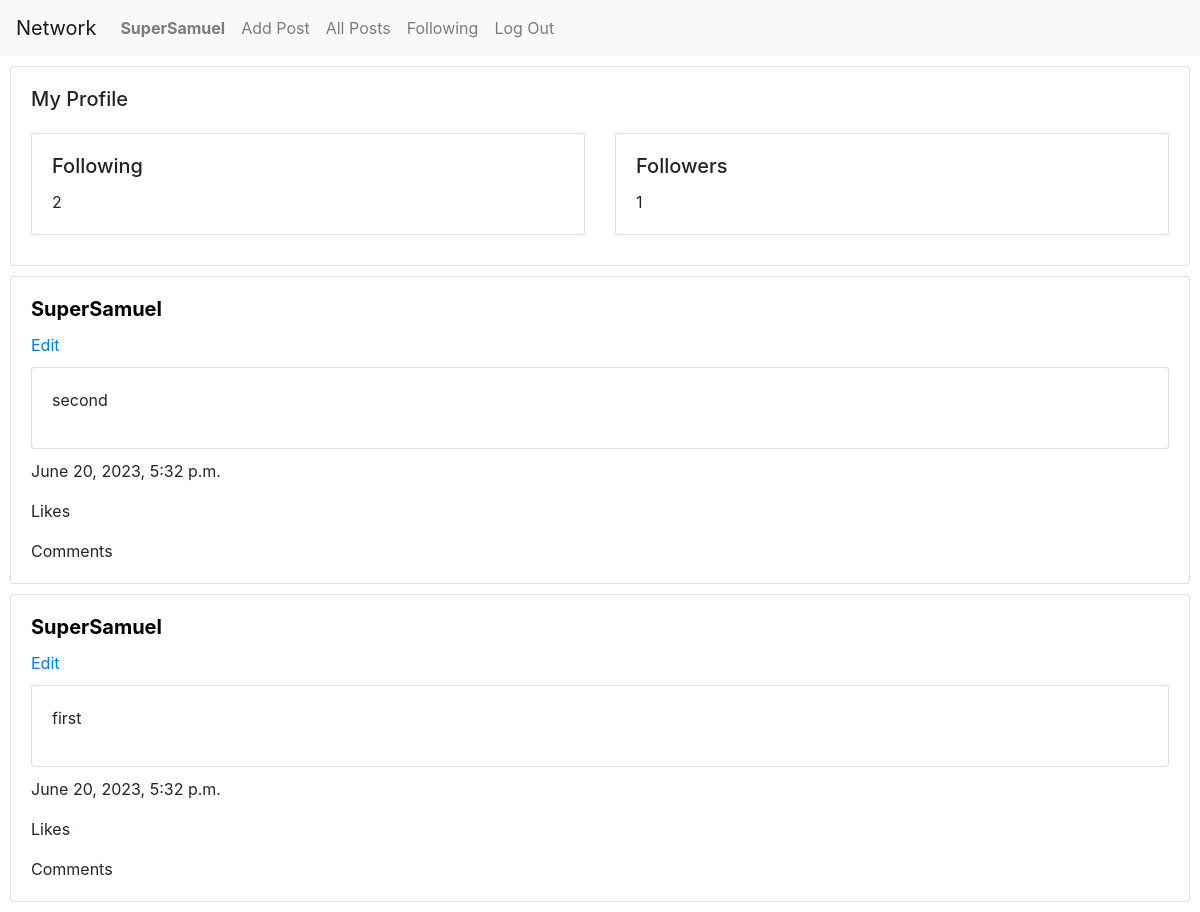
Page /user_profile/1 (signed in) on the earlier database version.
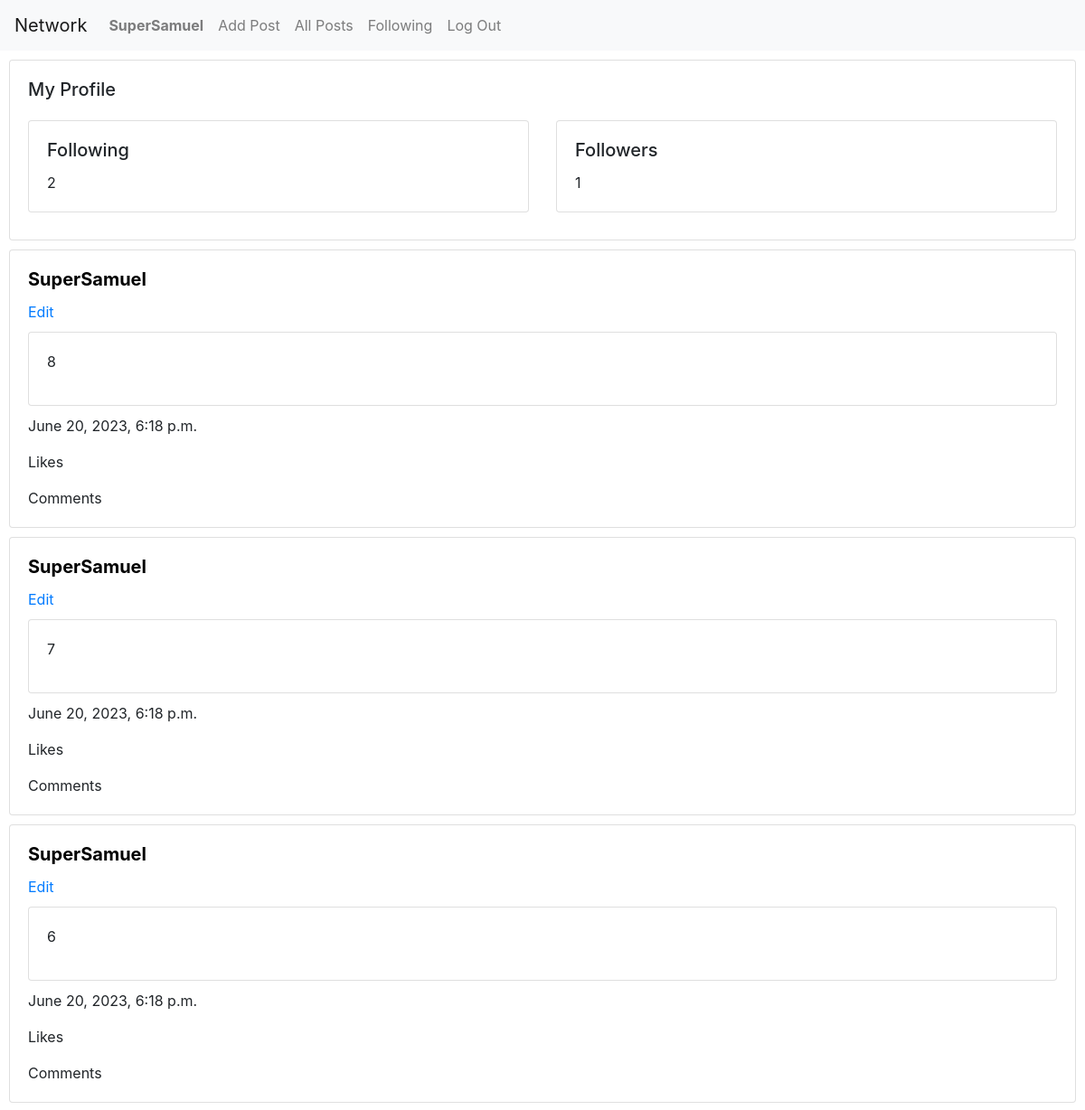
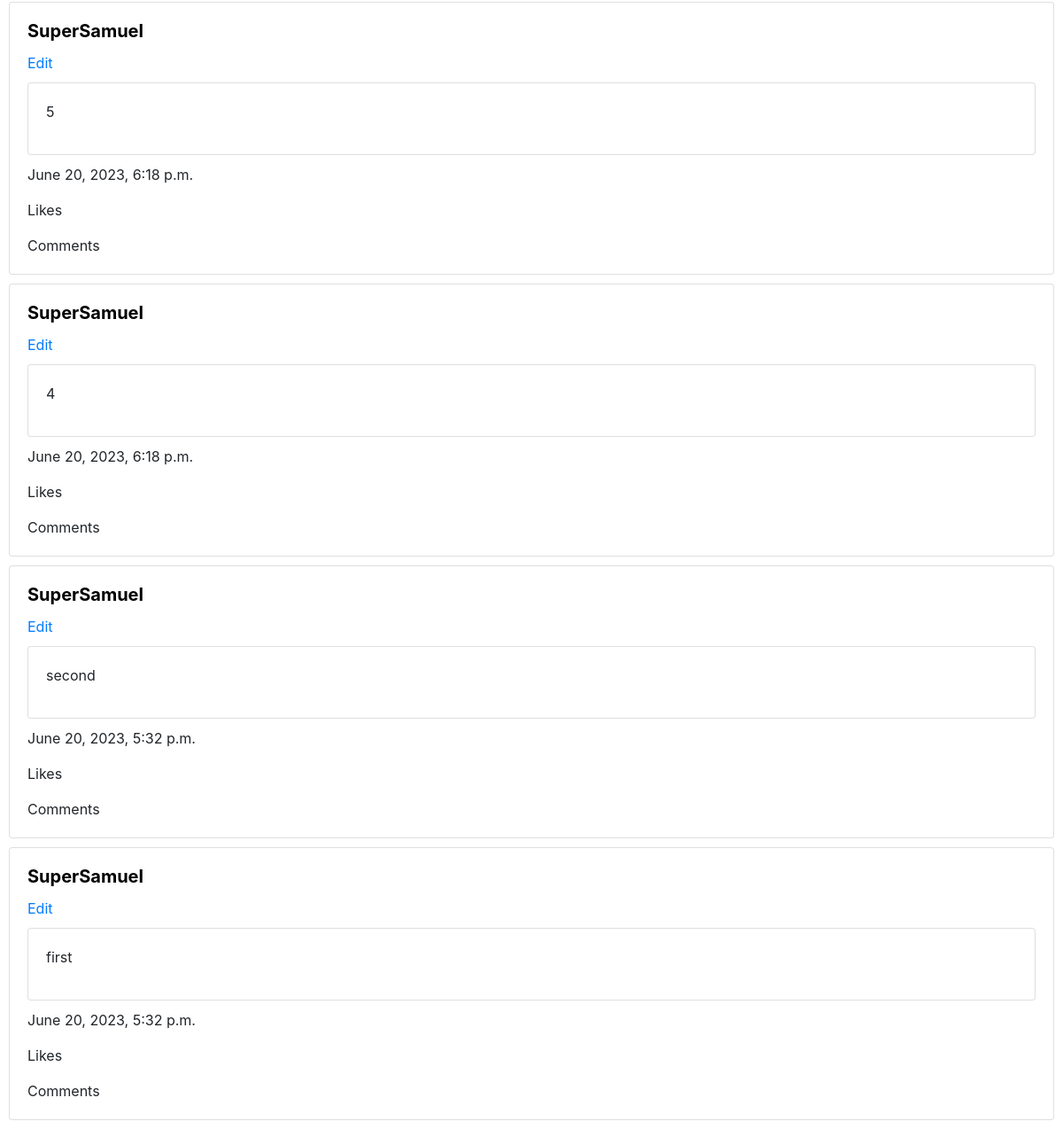
Same page on the later database version (2 pictures, top to bottom).
### network/models.py (models this page shows, shortened)
class Posts(models.Model):
    posted_date = models.DateTimeField("Posted date", auto_now_add=True)
    last_update = models.DateTimeField("Last update", auto_now=True)
    content = models.TextField("Post content")
    author = models.ForeignKey(User, on_delete=models.CASCADE)

class User(AbstractUser):
    pass

### network/views.py (the view)
# urls.py: path("user_profile/<user_id>", views.user_profile, name="user_profile"),
def user_profile(request, user_id):
    user = User.objects.get(pk=user_id)
    user_posts = Posts.objects.filter(author=request.user).order_by('-posted_date')
    user_profile = UserProfile.objects.get(user=user)
    following = user.following.all()
    followers = user_profile.followers.all()
    return render(request, "network/user_profile.html", {
        "user": user,
        "user_posts": user_posts,
        "following": following,
        "followers": followers,
    })

### network/templates/network/user_profile.html (shortened to what this page needs)
{% extends "network/layout.html" %}
{% block body %}
{% if user.is_authenticated %}
<div class="card">
    <div class="card-body">
        {% if user.id == request.user.id %}
            <h5 class="card-title">My Profile</h5>
        {% endif %}
        <div class="row">
            <div class="col-sm-6">
                <div class="card">
                    <div class="card-body">
                        <h5 class="card-title">Following</h5>
                        <p class="card-text">{{ following.count }}</p>
                    </div>
                </div>
            </div>
            <div class="col-sm-6">
                <div class="card">
                    <div class="card-body">
                        <h5 class="card-title">Followers</h5>
                        <p class="card-text">{{ followers.count }}</p>
                    </div>
                </div>
            </div>
        </div>
    </div>
</div>
{% include "network/render_posts.html" with posts=user_posts %}
{% else %}
<h1>Sorry, you must be authenticated to see this view...</h1>
<a href="{% url 'login' %}">Login here</a>
{% endif %}
{% endblock %}

### network/templates/network/render_posts.html
{% for post in posts %}
<div class="card">
    <div class="card-body">
        <h5 class="card-title">
            <a href="{% url 'user_profile' post.author.id %}" style="color: black">
                <Strong>{{ post.author }}</Strong>
            </a>
        </h5>
        <a href="#" >Edit</a>
        <div class="card">
            <p class="card-body">{{ post.content }}</p>
        </div>
        <p class="card-text">{{ post.posted_date }}</p>
        <p class="card-text">Likes</p>
        <p class="card-text">Comments</p>
    </div>
</div>
{% empty %}
    No Post available
{% endfor %}

Differences in the rows shown:
added Posts: author "SuperSamuel", content "8", posted_date "June 20, 2023, 6:18 p.m."
added Posts: author "SuperSamuel", content "7", posted_date "June 20, 2023, 6:18 p.m."
added Posts: author "SuperSamuel", content "6", posted_date "June 20, 2023, 6:18 p.m."
added Posts: author "SuperSamuel", content "5", posted_date "June 20, 2023, 6:18 p.m."
added Posts: author "SuperSamuel", content "4", posted_date "June 20, 2023, 6:18 p.m."
